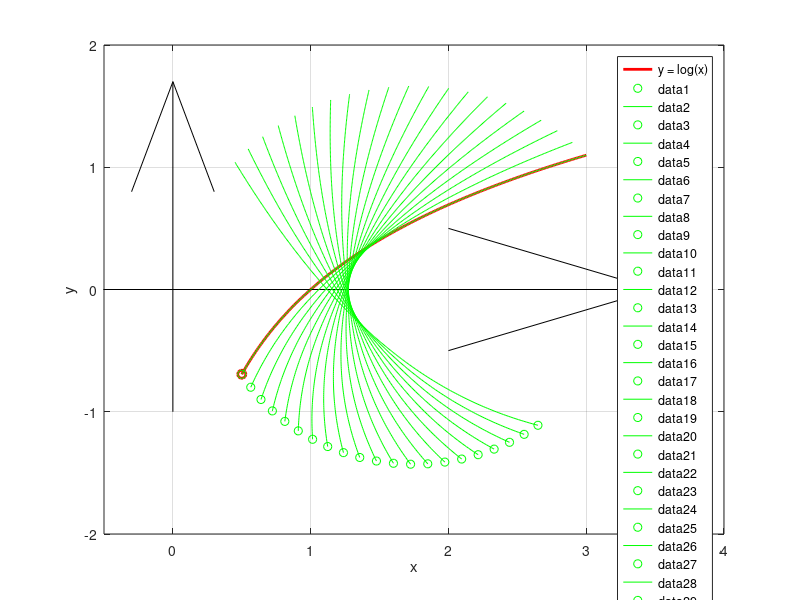

Here is the MATLAB script that generated this plot:
clc
clf
clear

t = 0.5:0.01:3;
plot(t, log(t), 'r', 'LineWidth', 2);
hold on; grid on; axis([-0.5 4 -2 2]);
plot(t(1), log(t(1)), 'or', 'LineWidth', 2);
quiver(-1, 0, 5, 0, 'Color', 'black');
quiver(0, -1, 0, 3, 'Color', 'black');
xlabel('x'); ylabel('y'); legend('y = log(x)');
for i = 0:5:100
    h0 = plot(t(1), log(t(1)), 'og');
    h = plot(t, log(t), 'g');
    rotate(h, [0 0 1], i);
    rotate(h0, [0 0 1], i);
end

